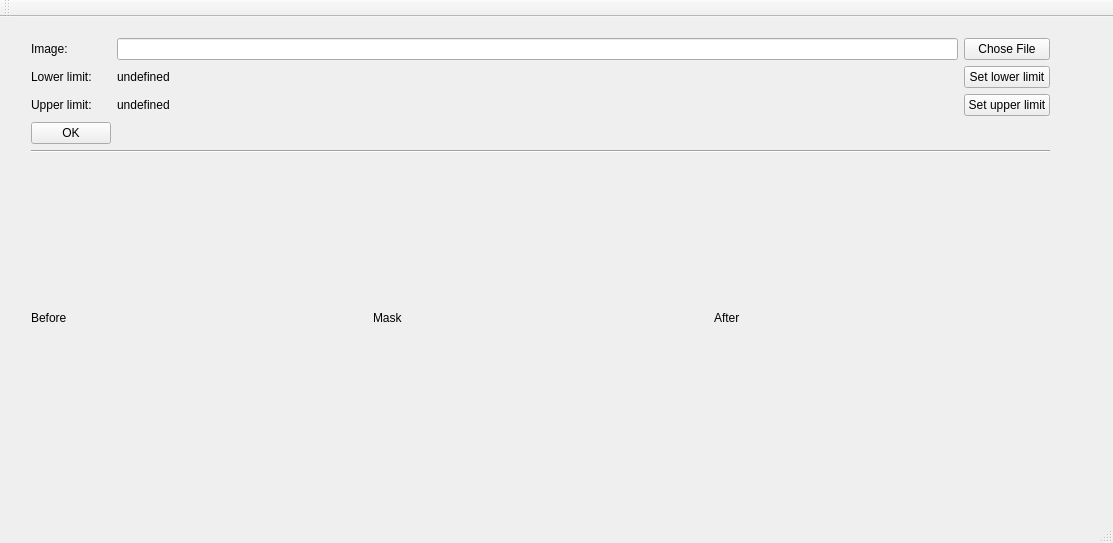
<?xml version="1.0" encoding="UTF-8"?>
<ui version="4.0">
 <class>MainWindow</class>
 <widget class="QMainWindow" name="MainWindow">
  <property name="geometry">
   <rect>
    <x>0</x>
    <y>0</y>
    <width>1113</width>
    <height>543</height>
   </rect>
  </property>
  <property name="windowTitle">
   <string>MainWindow</string>
  </property>
  <widget class="QWidget" name="centralWidget">
   <widget class="QWidget" name="gridLayoutWidget">
    <property name="geometry">
     <rect>
      <x>20</x>
      <y>10</y>
      <width>1041</width>
      <height>461</height>
     </rect>
    </property>
    <layout class="QGridLayout" name="gridLayout">
     <item row="0" column="2">
      <widget class="QLineEdit" name="filenameLineEdit"/>
     </item>
     <item row="5" column="1" colspan="3">
      <layout class="QHBoxLayout" name="horizontalLayout">
       <item>
        <widget class="QLabel" name="beforeLabel">
         <property name="text">
          <string>Before</string>
         </property>
        </widget>
       </item>
       <item>
        <widget class="QLabel" name="maskLabel">
         <property name="text">
          <string>Mask</string>
         </property>
        </widget>
       </item>
       <item>
        <widget class="QLabel" name="afterLabel">
         <property name="text">
          <string>After</string>
         </property>
        </widget>
       </item>
      </layout>
     </item>
     <item row="3" column="1">
      <widget class="QPushButton" name="okPushButton">
       <property name="text">
        <string>OK</string>
       </property>
      </widget>
     </item>
     <item row="0" column="1">
      <widget class="QLabel" name="label">
       <property name="text">
        <string>Image:</string>
       </property>
      </widget>
     </item>
     <item row="2" column="3">
      <widget class="QPushButton" name="setUpperLimitButton">
       <property name="text">
        <string>Set upper limit</string>
       </property>
      </widget>
     </item>
     <item row="0" column="3">
      <widget class="QPushButton" name="chooseFilePushButton">
       <property name="text">
        <string>Chose File</string>
       </property>
      </widget>
     </item>
     <item row="1" column="3">
      <widget class="QPushButton" name="setLowerLimitButton">
       <property name="text">
        <string>Set lower limit</string>
       </property>
      </widget>
     </item>
     <item row="2" column="1">
      <widget class="QLabel" name="label_4">
       <property name="text">
        <string>Upper limit:</string>
       </property>
      </widget>
     </item>
     <item row="1" column="1">
      <widget class="QLabel" name="label_2">
       <property name="text">
        <string>Lower limit:</string>
       </property>
      </widget>
     </item>
     <item row="4" column="1" colspan="3">
      <widget class="Line" name="line">
       <property name="orientation">
        <enum>Qt::Horizontal</enum>
       </property>
      </widget>
     </item>
     <item row="1" column="2">
      <widget class="QLabel" name="lowerLimitLabel">
       <property name="text">
        <string>undefined</string>
       </property>
      </widget>
     </item>
     <item row="2" column="2">
      <widget class="QLabel" name="upperLimitLabel">
       <property name="text">
        <string>undefined</string>
       </property>
      </widget>
     </item>
    </layout>
   </widget>
  </widget>
  <widget class="QMenuBar" name="menuBar">
   <property name="geometry">
    <rect>
     <x>0</x>
     <y>0</y>
     <width>1113</width>
     <height>27</height>
    </rect>
   </property>
  </widget>
  <widget class="QToolBar" name="mainToolBar">
   <attribute name="toolBarArea">
    <enum>TopToolBarArea</enum>
   </attribute>
   <attribute name="toolBarBreak">
    <bool>false</bool>
   </attribute>
  </widget>
  <widget class="QStatusBar" name="statusBar"/>
 </widget>
 <layoutdefault spacing="6" margin="11"/>
 <resources/>
 <connections/>
</ui>
